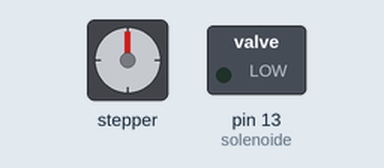
The sketch below on a simulated Arduino Uno, built with avr-gcc and run on an emulated ATmega328P. On the bench: stepper motor, switched loads named in the sketch (green lamp = pin HIGH). Stepper angles assume 800 steps per turn.

Above: at 0.1 s.
At 5.9 s:
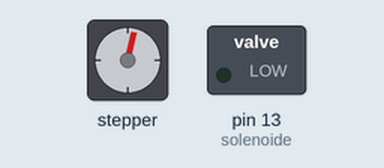
At 11.3 s:
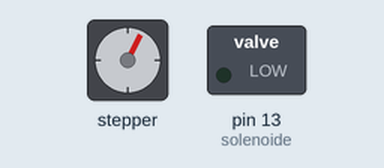
At 16.7 s:
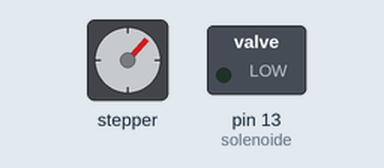
Timing chart, 0 to 34.7 s (numbered marks = the images above):
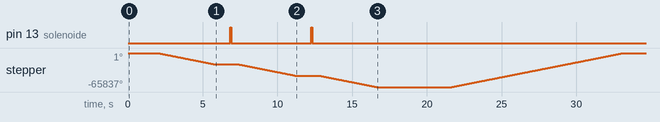

The sketch:

3_tabletas.ino
```cpp
#include <Stepper.h>
int solenoide = 13;
const int stepsPerRevolution = 400;
;Stepper myStepper(800 , 9, 8);

void setup() {
  myStepper.setSpeed(950);
 pinMode(solenoide, OUTPUT);
}

void loop() {

// 3 TABLETAS//

delay(2000);

//2
myStepper.step(-12192);
myStepper.step(-12192);
myStepper.step(-12192);
myStepper.step(-12192);
delay(1000);
digitalWrite(solenoide, HIGH);
delay(80);
digitalWrite(solenoide, LOW);
delay(500);
//3
myStepper.step(-12192);
myStepper.step(-12192);
myStepper.step(-12192);
myStepper.step(-12192);
delay(1000);
digitalWrite(solenoide, HIGH);
delay(80);
digitalWrite(solenoide, LOW);
delay(500);


//Paso extra para sacar tabletas


myStepper.step(-12192);
myStepper.step(-12192);
myStepper.step(-12192);
myStepper.step(-12192);

//regreso

delay(5000);

//2
myStepper.step(12192);
myStepper.step(12192);
myStepper.step(12192);
myStepper.step(12192);
//3
myStepper.step(12192);
myStepper.step(12192);
myStepper.step(12192);
myStepper.step(12192);


//paso extra para volver al origen

myStepper.step(12192);
myStepper.step(12192);
myStepper.step(12192);
myStepper.step(12192);

//Fin

delay(10000000000000);
}
```

Measured:
- by itself, pin 13 (solenoide): alternates HIGH for 0.08 s and LOW for 5.3 s, 4 changes in all, then stays LOW
- by itself, stepper: turns 21946° counter-clockwise in 3.8 s, then 21946° counter-clockwise in 3.8 s, then 21945° counter-clockwise in 3.8 s, then 65837° clockwise in 11.5 s
